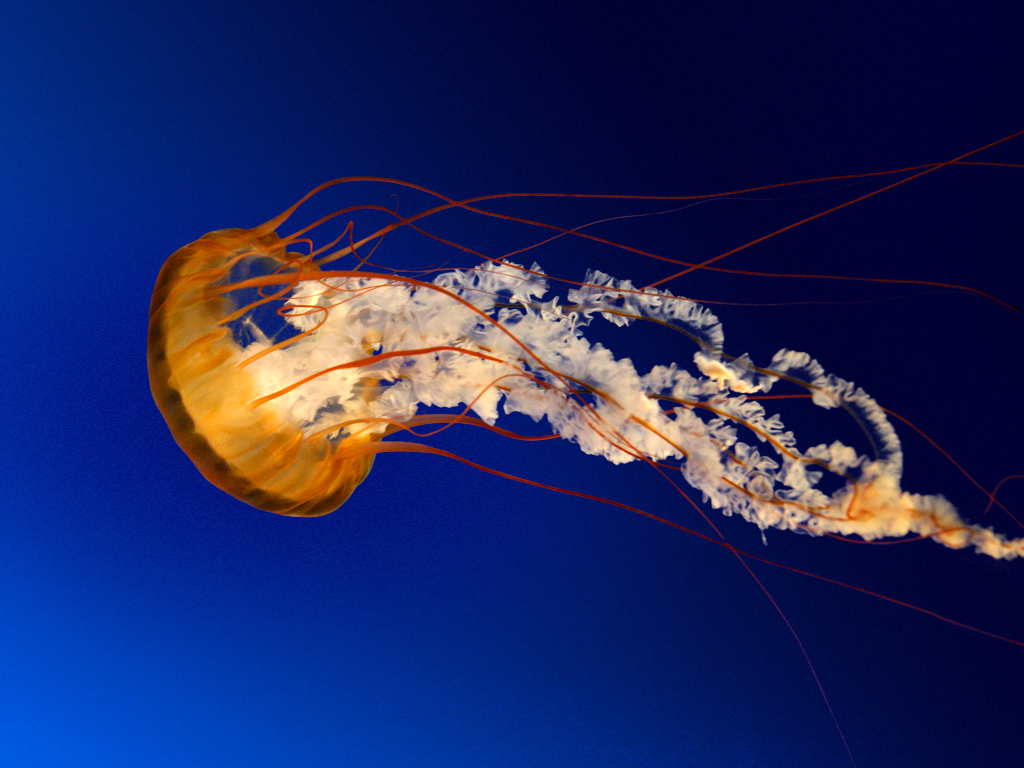
#> input picture 语音识别&图像处理/Img&Son_Unstanding human behaviour technology/Notebooks/notebook_image&segmentation/Meduse.jpg, 1024 x 768 px
$ python segkmeans.py
#> lines starting #> are read from the running program, lines starting #| are printed output that depends on the picture; after the words box and inside, x2 and y2 are one past the last pixel; in counts of white or black regions, pixels touching at a corner belong together; long printed decimals are rounded
# -*- coding: utf-8 -*-
import numpy as np
import cv2
from matplotlib import pyplot as plt
from copy import copy, deepcopy

plt.close('all')

img_tmp = cv2.imread("Meduse.jpg", cv2.IMREAD_COLOR)
#> img_tmp is the input picture: shape (768, 1024, 3); mean B, G, R 97.4, 39.8, 31
img = deepcopy(img_tmp)
img[:,:,0] = img_tmp[:,:,2]
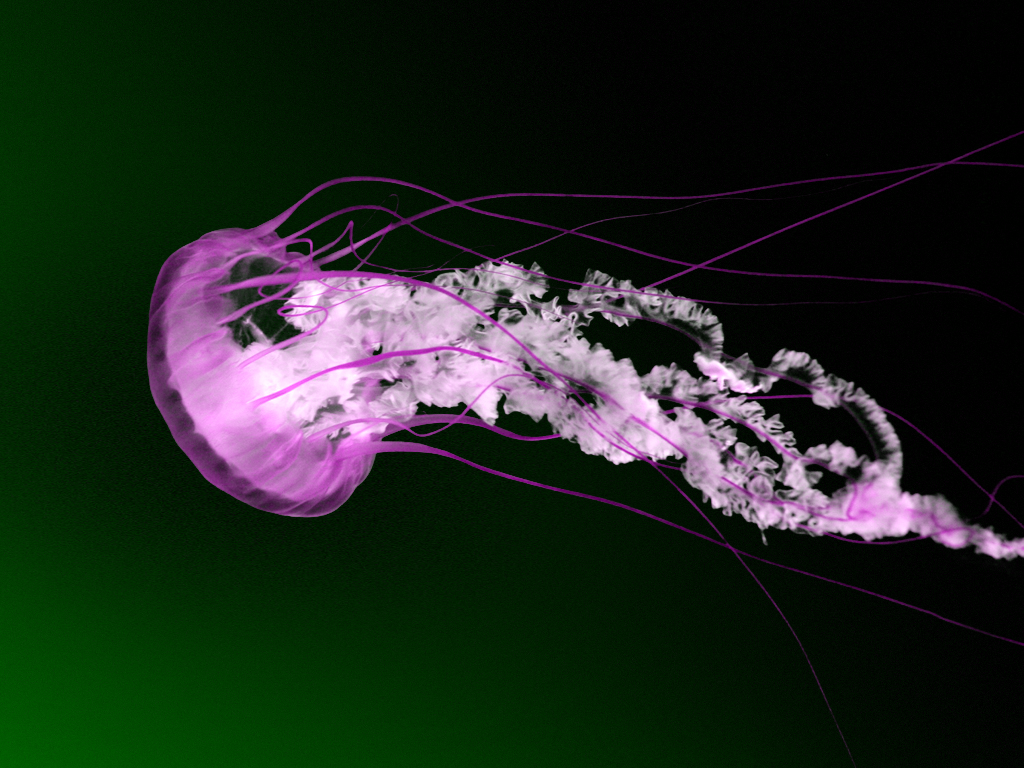
#> img: shape (768, 1024, 3); mean B, G, R 31, 39.8, 31
img[:,:,2] = img_tmp[:,:,0]
img_hsv = img
img_gray = cv2.imread("Meduse.jpg",cv2.IMREAD_GRAYSCALE)
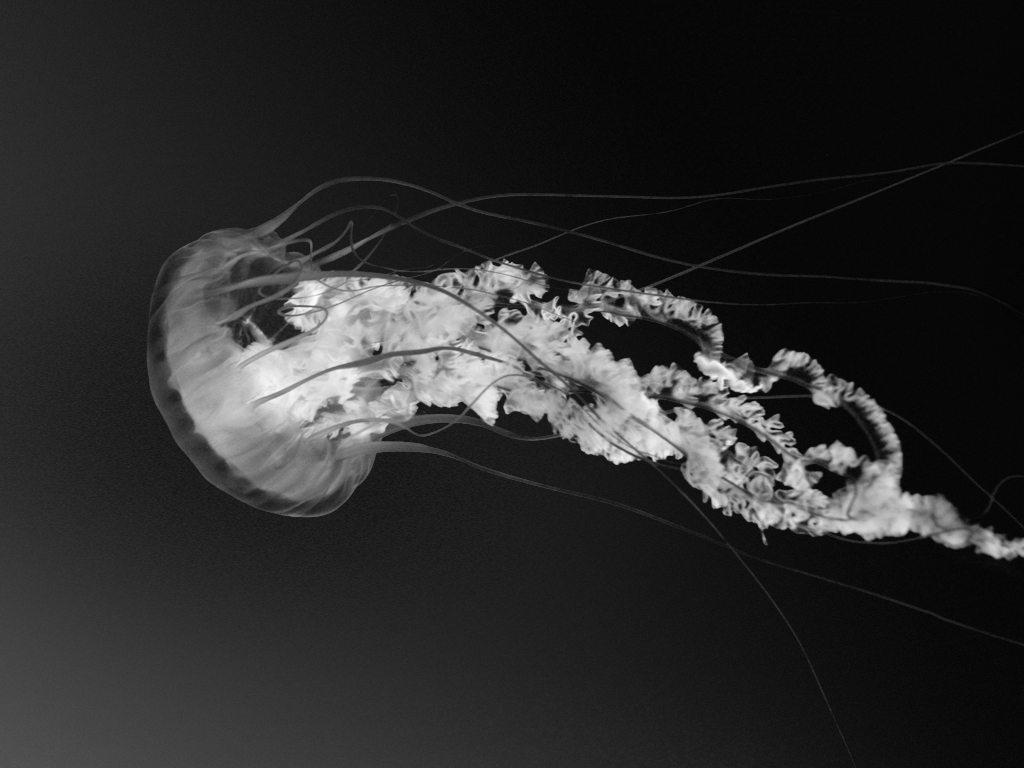
#> img_gray: shape (768, 1024); min 1, max 251, mean 43.6
Z = img_hsv.reshape((-1,3))
print(len(Z))
#| 786432
print(np.size(Z))
#| 2359296
print(len(img))
#| 768

# convert to np.float32
Z = np.float32(Z)

# define criteria, number of clusters(K) and apply kmeans()
criteria = (cv2.TERM_CRITERIA_EPS + cv2.TERM_CRITERIA_MAX_ITER, 10, 1.0)
K = 2
ret,label,center=cv2.kmeans(Z,K,None,criteria,10,cv2.KMEANS_RANDOM_CENTERS)
#> ret = 2.63e+09; center = [[5.09, 23, 97.06], [189.9, 142.7, 99.81]]

print(len(label))
#| 786432
print(len(center))
#| 2
print(center)
#| [[  5.093  23.004   97.060 ]
#|  [189.861  142.690   99.808 ]]
center = [[255, 255, 255], [0, 0, 0] ]

# Now convert back into uint8, and make original image
center = np.uint8(center)
res = center[label.flatten()]
res2 = res.reshape((img.shape))
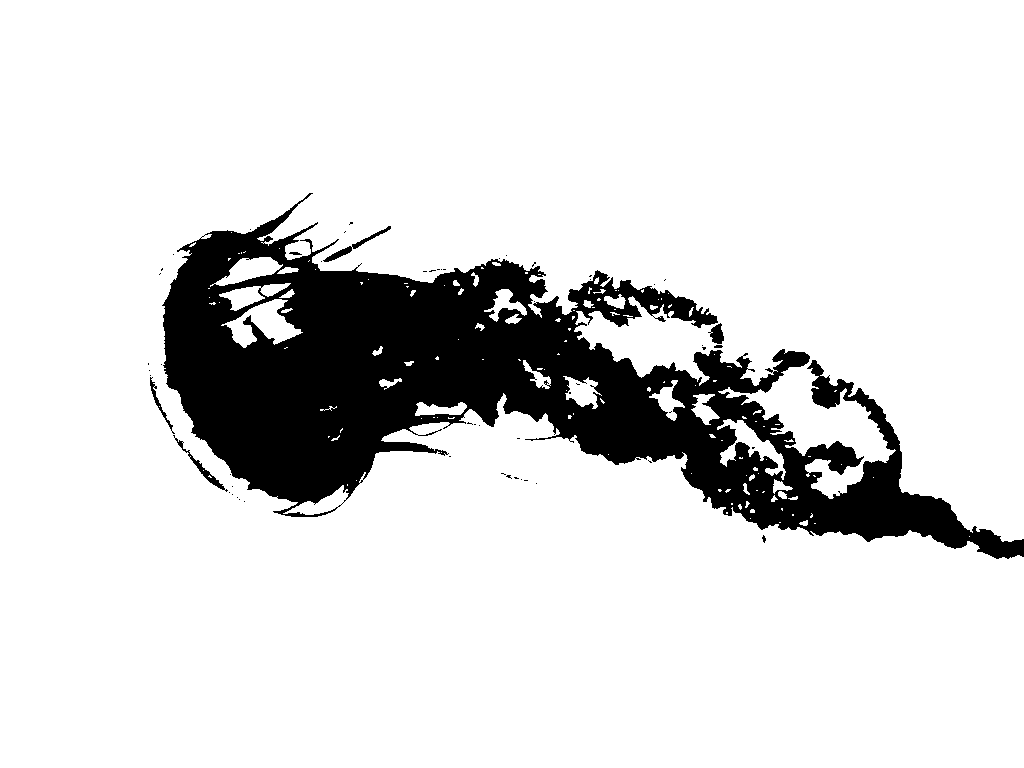
#> res2: shape (768, 1024, 3); 86% white; 57 black regions (50 under 20 px), largest, box (x1, y1, x2, y2) and area: (162, 193, 1024, 559) 108974, (323, 226, 391, 262) 320, (173, 435, 228, 492) 309

plt.figure()
plt.subplot(221),plt.imshow(img_hsv)
plt.title('Initial'), plt.xticks([]), plt.yticks([])
plt.subplot(223),plt.imshow(img_gray,cmap=plt.cm.gray)
plt.subplot(224),plt.hist(img_gray.ravel(),256,[0,256]);
plt.subplot(222),plt.imshow(res2)
plt.title('Segmented'), plt.xticks([]), plt.yticks([])
plt.show()
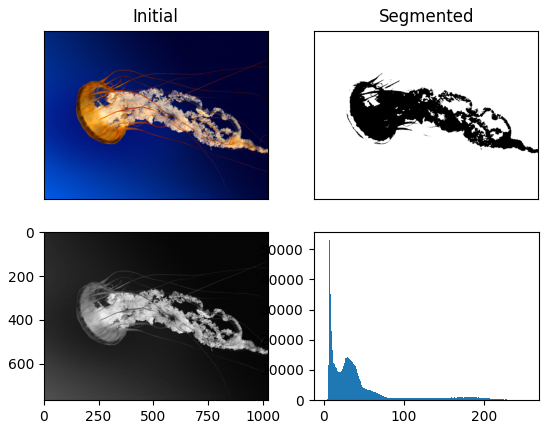
#> figure drawn by matplotlib, 4 panels; panel 3: tallest bar 52967 high, from x = 7 to 8

$ run again, with 语音识别&图像处理/Img&Son_Unstanding human behaviour technology/Notebooks/notebook_image&segmentation/yellow-fish.jpg copied over 语音识别&图像处理/Img&Son_Unstanding human behaviour technology/Notebooks/notebook_image&segmentation/Meduse.jpg
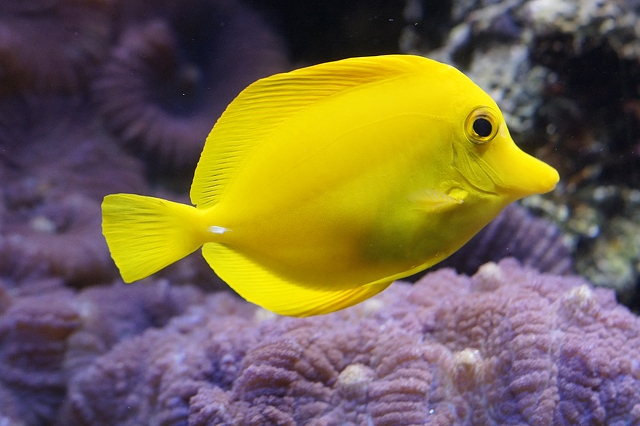
#> input picture 语音识别&图像处理/Img&Son_Unstanding human behaviour technology/Notebooks/notebook_image&segmentation/yellow-fish.jpg, 640 x 426 px
#> img_tmp is the input picture: shape (426, 640, 3); mean B, G, R 74.5, 103.7, 119.3
#| 272640
#| 817920
#| 426
#> ret = 1.61e+09; center = [[89.71, 75.82, 95.37], [210.8, 189.9, 9.99]]
#| 272640
#| 2
#| [[ 89.713   75.815   95.372   ]
#|  [210.759  189.918    9.993]]
#> `res2 = res.reshape((img.shape))`:
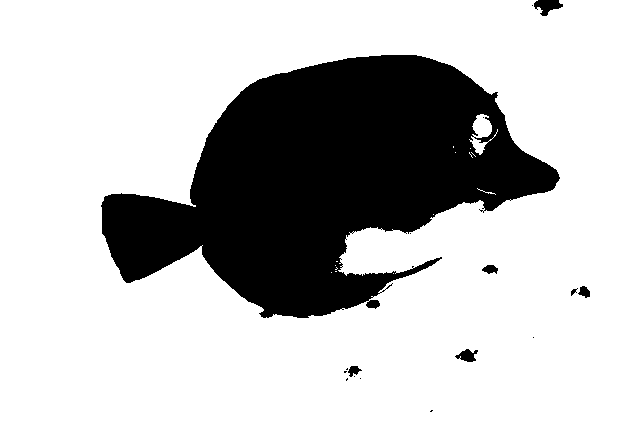
#> res2: shape (426, 640, 3); 75.5% white; 17 black regions (10 under 20 px), largest, box (x1, y1, x2, y2) and area: (101, 55, 560, 318) 65901, (534, 0, 563, 16) 277, (455, 349, 478, 362) 173
#> `plt.show()`:
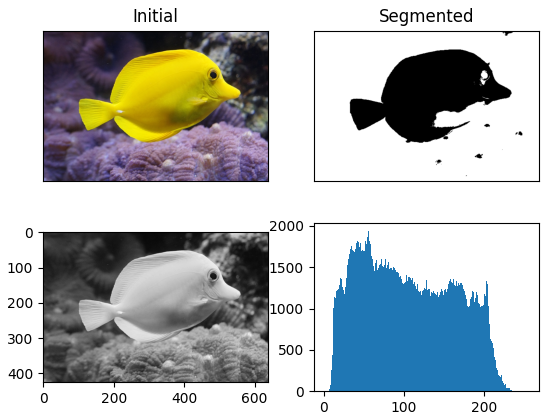
#> figure drawn by matplotlib, 4 panels; panel 3: tallest bar 1937 high, from x = 55 to 56
